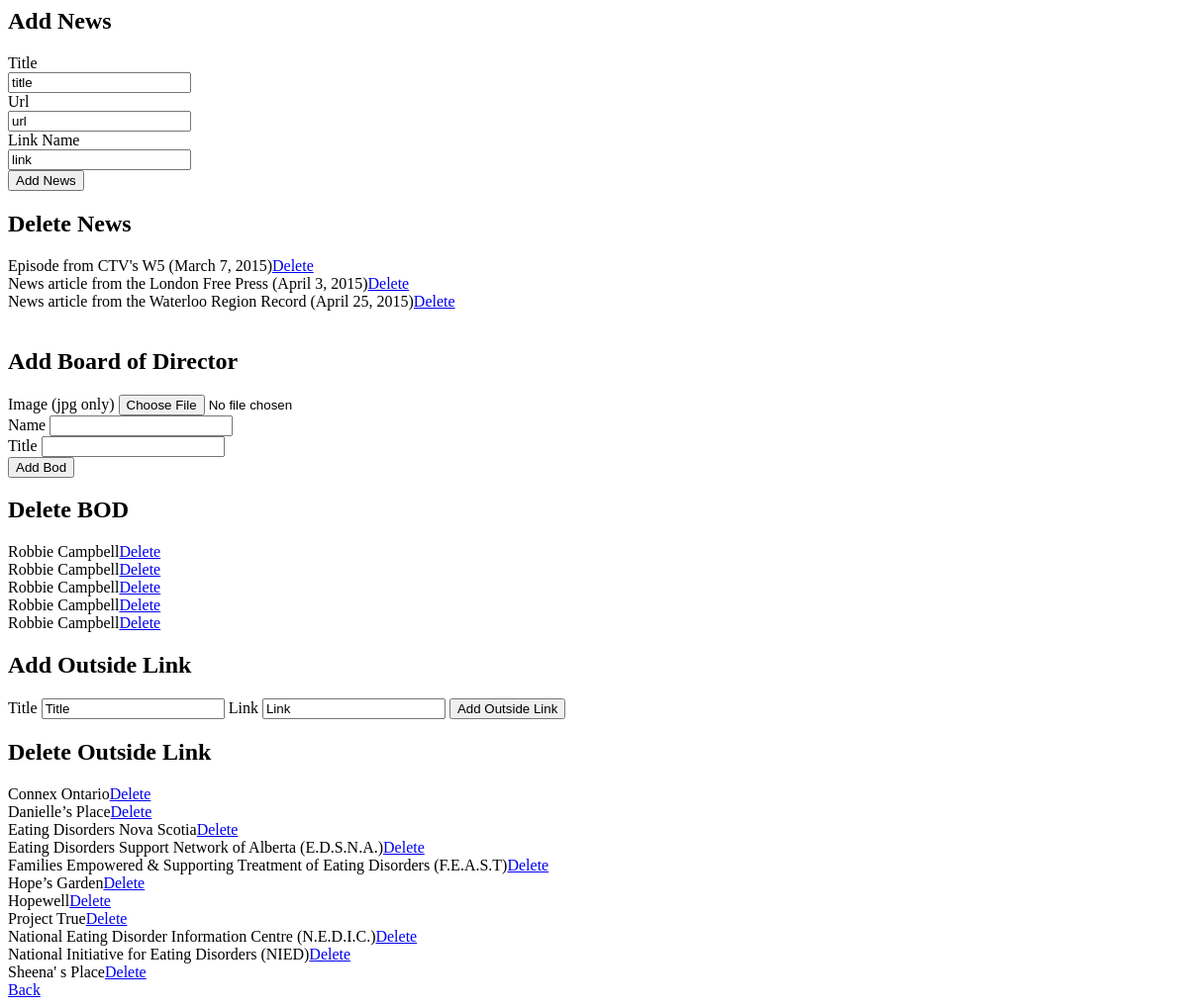
Before: /admin/admin_editfoundation.php with the older database file.
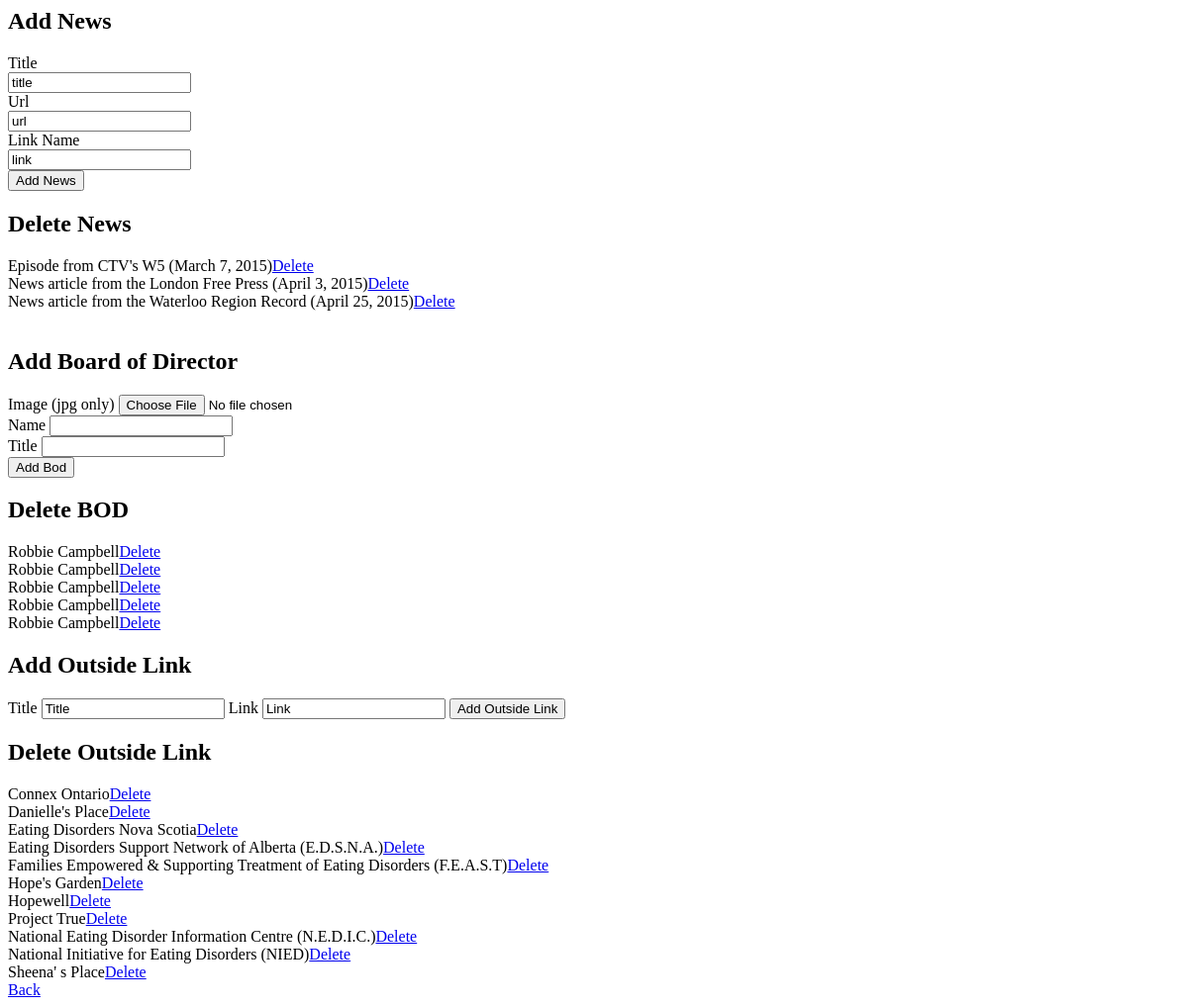
After: the same page with the newer database file.
### tables this page shows
CREATE TABLE IF NOT EXISTS tbl_oslink (
  oslink_id smallint(4) unsigned NOT NULL AUTO_INCREMENT,
  oslink_title varchar(200) NOT NULL,
  oslink_url varchar(100) NOT NULL,
  PRIMARY KEY (oslink_id)
);

### admin/includes/read.php (called while the page is built, shortened)
<?php
	function getAllNews($tblN, $idN) {
		include('connect.php');
		$newsquery = "SELECT * FROM {$tblN} ORDER BY {$idN} DESC";
		$newsRun = mysqli_query($link, $newsquery);
		if($newsRun){
			return $newsRun;
		}else{
			$error = "there was an error gathering data";
			return $error;
		}
	}
	function getAllbod($tblbod) {
		include('connect.php');
		$bodquery = "SELECT * FROM {$tblbod}";
		$runBod = mysqli_query($link, $bodquery);
		if($runBod){
			return $runBod;
		}else{
			$error = "there was an error gathering data";
			return $error;
		}
	}
	function getAllOS($tblO) {
		include ('connect.php');
		$osquery = "SELECT * FROM {$tblO}";
		$osRun = mysqli_query($link, $osquery);
		if($osRun) {
			return $osRun;
		}else{
			$error = "there was an error gathering data";
			return $error;
		}
	}
?>

### admin/admin_editfoundation.php (the view, shortened to what this page needs)
<?php
$tblN = "tbl_news_updates";
$idN = "news_updates_id";
$news = getAllNews($tblN, $idN);
$tblbod = "tbl_bod";
$bod = getAllbod($tblbod);
$tblO = "tbl_oslink";
$os = getAllOS($tblO);
 ?>
<html>
<head>
</head>
<body>
<h2>Add News</h2>
<form action="admin_editfoundation.php" method="post">
<label>Title</label><br>
<input type="text" name="title" value="title"><br>
<label>Url</label><br>
<input type="text" name="url" value="url"><br>
<label>Link Name</label><br>
<input type="text" name="link" value="link"><br>
<input type="submit" name="subNews" value="Add News">
</form>
<h2>Delete News</h2>
<?php
	while($row=mysqli_fetch_array($news)) {
		echo "{$row['news_updates_title']}";
		echo "<a href=\"includes/caller_news.php?caller_id=delete&id={$row['news_updates_id']}\">Delete</a><br>";
	}
 ?>
  <br>
 <h2>Add Board of Director</h2>
 <form action="admin_editfoundation.php" method="post" enctype="multipart/form-data">
<label>Image (jpg only)</label>
<input type="file" name="imageB" value=""><br>
<label>Name</label>
<input type="text" name="nameB" value=""><br>
<label>Title</label>
<input type="text" name="titleB" value=""><br>
<input type="submit" name="subBod" value="Add Bod">
 </form>
 <h2>Delete BOD</h2>
<?php
	while($row=mysqli_fetch_array($bod)) {
		echo "{$row['bod_name']}";
		echo "<a href=\"includes/caller_bod.php?caller_id=delete&id={$row['bod_id']}\">Delete</a><br>";
	}
 ?>
 <h2>Add Outside Link</h2>
 <form action="admin_editfoundation.php" method="post">
 	<label>Title</label>
 	<input type="text" name="nameO" value="Title">
  	<label>Link</label>
 	<input type="text" name="linkO" value="Link">
 	<input type="submit" name="subOs" value="Add Outside Link">
 </form>
 <h2>Delete Outside Link</h2>
<?php
	while($row=mysqli_fetch_array($os)) {
		echo "{$row['oslink_title']}";
		echo "<a href=\"includes/caller_linkos.php?caller_id=delete&id={$row['oslink_id']}\">Delete</a><br>";
	}
 ?>
  <a href="admin_index.php">Back</a>
</body>
</html>

Changed rows visible on the page:
changed tbl_oslink: oslink_title "Danielle’s Place" → "Danielle's Place"
changed tbl_oslink: oslink_title "Hope’s Garden" → "Hope's Garden"
